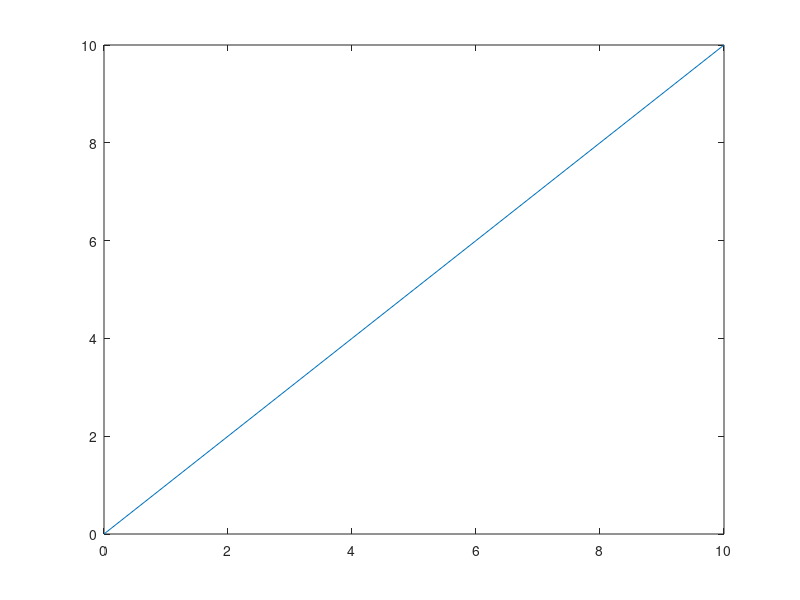

Source code (MATLAB):
clc
close all
clear all

ti=0;
dt=1;
tf=10;
t=ti:dt:tf;

x=zeros(1,length(t));

for i=2:length(t)
   cla
   x(i)=x(i-1)+1;
   plot(t,x)
   pause(dt)
end